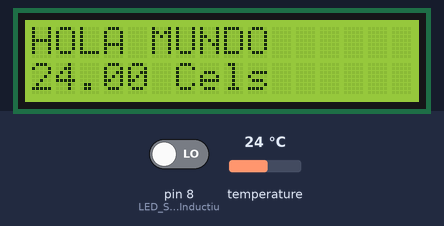
This sketch was run on a simulated Arduino Uno, built for the host (arithmetic inside an expression is 32-bit, double 64-bit). On the bench: 16×2 character LCD. The test bench sets the inputs (shaded band); at power-on: temperature 24 °C, pin 8 (LED_SensorInductiu) LOW. WiFi joins after 1.5 s; servers stay silent unless stated; what the sketch prints to the serial monitor is not drawn.

Above: at 4.3 s.
4.4 s: temperature set to 12 °C
At 7.7 s:
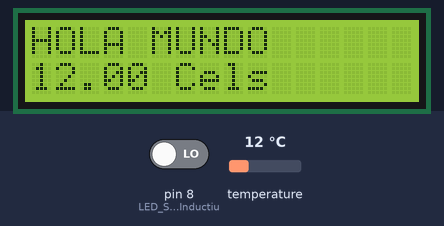
8.2 s: temperature set to 19 °C
At 10.9 s:
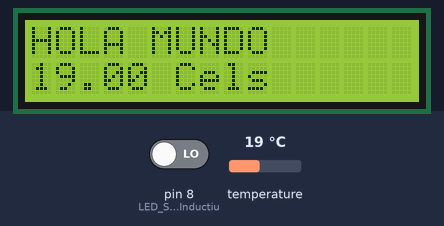
11.2 s: temperature set to 28 °C
At 13.5 s:
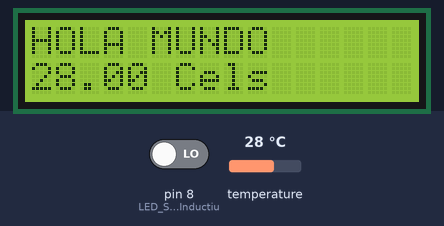
Timing chart, 0 to 15.0 s (numbered marks = the images above; inputs shaded):
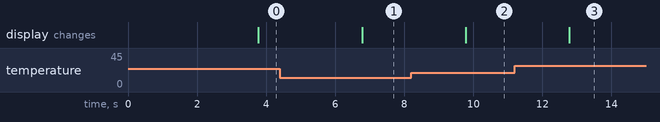

Measured:
- after the input at 4.4 s, the display: changes after 2.4 s (image 1)
- after the input at 8.2 s, the display: changes after 1.6 s (image 2)
- after the input at 11.2 s, the display: changes after 1.6 s (image 3)

The sketch:

Proj1.ino
```cpp
#include <Ethernet.h>
#include <LiquidCrystal_I2C.h>
#include <OneWire.h>
#include <DallasTemperature.h>

//Crear el objeto lcd  dirección  0x3F y 16 columnas x 2 filas
LiquidCrystal_I2C lcd(0x3F,16,2);
OneWire puertosensor1(9);                //Se establece el pin 2  como bus OneWire
DallasTemperature sensor1(&puertosensor1); //Se declara una variable u objeto para nuestro sensor
EthernetClient ethClient;

// Update these with values suitable for your network.
byte mac[] = { 0xDE, 0xAD, 0xBE, 0xEF, 0xFE, 0xED };
IPAddress ip(192,168,8,30);

long ahora,ultimamesura; //variables de tiempo
float temp1; //variables temperatura
const byte LED_SensorInductiu = 8;
bool StatSensorInductiu;

void setup() {
  pinMode(LED_SensorInductiu, INPUT);

  // put your setup code here, to run once:
  Serial.begin(115200);
  Serial.print("HOLA MUNDO. Version 1-1");

  // Inicializar el LCD
  lcd.init();
  //Encender la luz de fondo.
  lcd.backlight();
  // Escribimos el Mensaje en el LCD.
  lcd.print("HOLA MUNDO");

  sensor1.begin();   //Se inicia el sensor 1

  Ethernet.begin(mac, ip);
  // Allow the hardware to sort itself out
  delay(1500);

}

void loop() {
  // put your main code here, to run repeatedly:
  ahora=millis();
  if ((ahora-ultimamesura)>3000) {
    ultimamesura = ahora;
    sensor1.requestTemperatures();   //Se envía el comando para leer la temperatura
    temp1= sensor1.getTempCByIndex(0); //Se obtiene la temperatura en ºC
    // Ubicamos el cursor en la primera posición(columna:0) de la segunda línea(fila:1)
    lcd.setCursor(0, 1);
    lcd.print(temp1);
    lcd.print(" ");
    lcd.print("Cels");
    Serial.println(temp1);
  }
  // read the state of the pushbutton value:
  StatSensorInductiu = digitalRead(LED_SensorInductiu);
  //if(!StatSensorInductiu)

}
```
